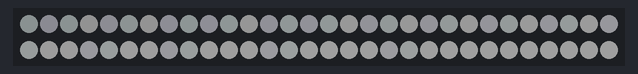
Recording of a sketch running on a simulated Arduino Uno, built with avr-gcc and run on an emulated ATmega328P. Shown: 60 RGB LEDs in strip order, left to right, continuing on the next row. Dim RGB values are drawn brighter than linear.

Above: at 0.04 s.
At 4.63 s:
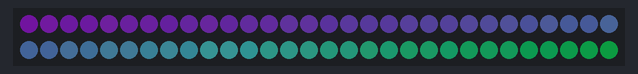
At 9.36 s:
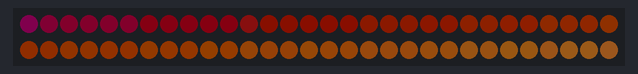
At 18.68 s:
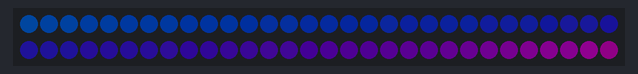
At 28.0 s:
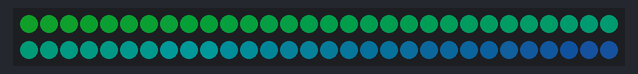
At 37.3 s:
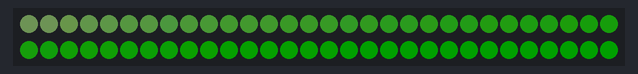

The sketch:

led_test.ino
```cpp
# include <Adafruit_NeoPixel.h>
# define SIG_PIN (6)
# define NUM_LEDS (60)
# define BRIGHTNESS (32) // 0-255

Adafruit_NeoPixel strip = Adafruit_NeoPixel(NUM_LEDS, SIG_PIN);

unsigned int ptrR=0;
unsigned int ptrG=0;
unsigned int ptrB=0;

void setup() {
  Serial.begin(115200);
  pinMode(SIG_PIN, OUTPUT);
  strip.setBrightness(BRIGHTNESS);
  strip.begin();
  strip.clear();
}

void loop() {
  ptrR = (ptrR+1)&0xff;
  ptrG = (ptrG+2)&0xff;
  ptrB = (ptrB+3)&0xff;
  for(uint16_t i=0; i<strip.numPixels(); i++) {
    unsigned int valR = strip.sine8((ptrR+i)&0xff);
    unsigned int valG = strip.sine8((ptrG+i)&0xff);
    unsigned int valB = strip.sine8((ptrB+i)&0xff);
    uint32_t c = strip.Color(valR,valG,valB);
    strip.setPixelColor(i, c);
  }
  strip.show();
  delay(10);
}
```

pitch.cpp
```cpp
// 音階(MIDIピッチ)を受け取り、RGB値をLEDテープに反映する関数
int convertNote(int midi_Pitch) {
  int r = 0, g = 0, b = 0;

  switch (midi_Pitch) {
    case 60: // ド (赤)
      r = 255; g = 0; b = 0; break;
    case 62: // レ (オレンジ/黄色)
      r = 255; g = 128; b = 0; break;
    case 64: // ミ (緑)
      r = 0; g = 255; b = 0; break;
    case 65: // ファ (青緑)
      r = 0; g = 255; b = 128; break;
    case 67: // ソ (青)
      r = 0; g = 0; b = 255; break;
    case 69: // ラ (紫)
      r = 128; g = 0; b = 255; break;
    case 71: // シ (ピンク)
      r = 255; g = 0; b = 128; break;
    case 72: // 高いド (赤)
      r = 255; g = 0; b = 0; break;
    default: // 休符や範囲外 (消灯)
      r = 0; g = 0; b = 0; break;
  }

  // ★ここにLEDテープへの色書き込み処理を追加します
  // 例 (Adafruit NeoPixelの場合):
  // strip.fill(strip.Color(r, g, b));
  // strip.show();
}
```
